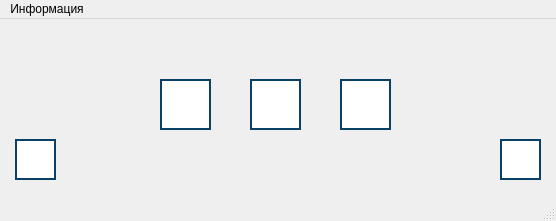
<?xml version="1.0" encoding="UTF-8"?>
<ui version="4.0">
 <class>AdminPracticWindow</class>
 <widget class="QMainWindow" name="AdminPracticWindow">
  <property name="geometry">
   <rect>
    <x>0</x>
    <y>0</y>
    <width>556</width>
    <height>221</height>
   </rect>
  </property>
  <property name="windowTitle">
   <string>Администрирование модуля &quot;Практика&quot; | RayTracing | Beta 1.0v</string>
  </property>
  <widget class="QWidget" name="centralwidget">
   <widget class="QPushButton" name="button_add_work">
    <property name="geometry">
     <rect>
      <x>160</x>
      <y>60</y>
      <width>51</width>
      <height>51</height>
     </rect>
    </property>
    <property name="toolTip">
     <string>Добавить лабораторную работу</string>
    </property>
    <property name="styleSheet">
     <string notr="true">QPushButton {
    background-color: rgb(255, 255, 255);
    border: 2px solid #094065;
}

QPushButton:pressed {
    background-color:  rgb(118, 118, 118);
}
</string>
    </property>
    <property name="text">
     <string/>
    </property>
    <property name="icon">
     <iconset>
      <normaloff>images/add-work-button.png</normaloff>images/add-work-button.png</iconset>
    </property>
    <property name="iconSize">
     <size>
      <width>36</width>
      <height>36</height>
     </size>
    </property>
   </widget>
   <widget class="QPushButton" name="button_edit_work">
    <property name="geometry">
     <rect>
      <x>250</x>
      <y>60</y>
      <width>51</width>
      <height>51</height>
     </rect>
    </property>
    <property name="toolTip">
     <string>Редактировать лабораторную работу</string>
    </property>
    <property name="styleSheet">
     <string notr="true">QPushButton {
    background-color: rgb(255, 255, 255);
    border: 2px solid #094065;
}

QPushButton:pressed {
    background-color:  rgb(118, 118, 118);
}
</string>
    </property>
    <property name="text">
     <string/>
    </property>
    <property name="icon">
     <iconset>
      <normaloff>images/edit-work-button.png</normaloff>images/edit-work-button.png</iconset>
    </property>
    <property name="iconSize">
     <size>
      <width>36</width>
      <height>36</height>
     </size>
    </property>
   </widget>
   <widget class="QPushButton" name="button_check_work">
    <property name="geometry">
     <rect>
      <x>340</x>
      <y>60</y>
      <width>51</width>
      <height>51</height>
     </rect>
    </property>
    <property name="toolTip">
     <string>Проверка лабораторных работ</string>
    </property>
    <property name="styleSheet">
     <string notr="true">QPushButton {
    background-color: rgb(255, 255, 255);
    border: 2px solid #094065;
}

QPushButton:pressed {
    background-color:  rgb(118, 118, 118);
}
</string>
    </property>
    <property name="text">
     <string/>
    </property>
    <property name="icon">
     <iconset>
      <normaloff>images/check-work-button.png</normaloff>images/check-work-button.png</iconset>
    </property>
    <property name="iconSize">
     <size>
      <width>42</width>
      <height>42</height>
     </size>
    </property>
   </widget>
   <widget class="QPushButton" name="button_help">
    <property name="geometry">
     <rect>
      <x>500</x>
      <y>120</y>
      <width>41</width>
      <height>41</height>
     </rect>
    </property>
    <property name="toolTip">
     <string>Получить справку</string>
    </property>
    <property name="styleSheet">
     <string notr="true">QPushButton {
    background-color: rgb(255, 255, 255);
    border: 2px solid #094065;
}

QPushButton:pressed {
    background-color:  rgb(118, 118, 118);
}
</string>
    </property>
    <property name="text">
     <string/>
    </property>
    <property name="icon">
     <iconset>
      <normaloff>images/help-button.png</normaloff>images/help-button.png</iconset>
    </property>
    <property name="iconSize">
     <size>
      <width>32</width>
      <height>32</height>
     </size>
    </property>
   </widget>
   <widget class="QPushButton" name="button_statistics">
    <property name="geometry">
     <rect>
      <x>15</x>
      <y>120</y>
      <width>41</width>
      <height>41</height>
     </rect>
    </property>
    <property name="toolTip">
     <string>Статистика по сданным работам</string>
    </property>
    <property name="styleSheet">
     <string notr="true">QPushButton {
    background-color: rgb(255, 255, 255);
    border: 2px solid #094065;
}

QPushButton:pressed {
    background-color:  rgb(118, 118, 118);
}
</string>
    </property>
    <property name="text">
     <string/>
    </property>
    <property name="icon">
     <iconset>
      <normaloff>images/stats-users-button.png</normaloff>images/stats-users-button.png</iconset>
    </property>
    <property name="iconSize">
     <size>
      <width>32</width>
      <height>32</height>
     </size>
    </property>
   </widget>
  </widget>
  <widget class="QMenuBar" name="menubar">
   <property name="geometry">
    <rect>
     <x>0</x>
     <y>0</y>
     <width>556</width>
     <height>26</height>
    </rect>
   </property>
   <widget class="QMenu" name="menu">
    <property name="title">
     <string>Информация</string>
    </property>
    <addaction name="action_help"/>
    <addaction name="action_manual"/>
   </widget>
   <addaction name="menu"/>
  </widget>
  <widget class="QStatusBar" name="statusbar"/>
  <action name="action_help">
   <property name="text">
    <string>Справка</string>
   </property>
  </action>
  <action name="action_manual">
   <property name="text">
    <string>Руководство по проверке работ</string>
   </property>
  </action>
 </widget>
 <resources/>
 <connections/>
</ui>
